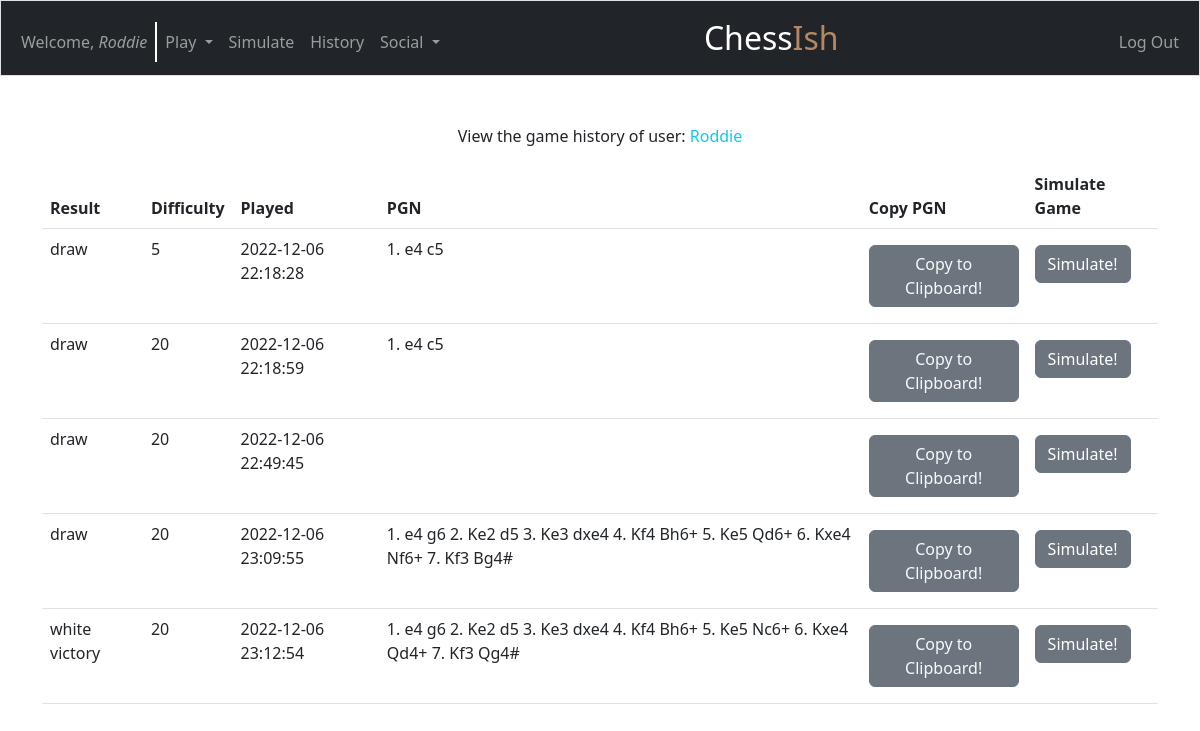
Page /history/Roddie (signed in) on the committed database.
### tables this page shows
CREATE TABLE 'users' ('id' INTEGER PRIMARY KEY AUTOINCREMENT NOT NULL,'username' INTEGER, 'hash' TEXT, 'bio' TEXT);

CREATE TABLE 'games' ('id' INTEGER PRIMARY KEY AUTOINCREMENT NOT NULL, 'user_id' INTEGER NOT NULL, 'pgn' TEXT NOT NULL, 'timestamp' DATETIME NOT NULL DEFAULT CURRENT_TIMESTAMP, 'ai_level'  INTEGER NOT NULL  ,'won' TEXT NOT NULL  );

### app.py (the view)
@app.route("/history/<queried_username>")
@login_required
def history(queried_username):
    rows = (db.execute("SELECT id FROM users WHERE username = ?", queried_username))
    if not rows:
        return apology("Invalid search")
    queried_id = rows[0]['id']
    games = db.execute("SELECT * FROM games WHERE user_id = :id", id=queried_id)
    username = (db.execute("SELECT username FROM users WHERE id  = :id", id=session["user_id"]))[0]["username"]
    return render_template("history.html", games=games, username=username, queried_username=queried_username)

### app.py (called while the page is built)
@app.after_request
def after_request(response):
    response.headers["Cache-Control"] = "no-cache, no-store, must-revalidate"
    response.headers["Expires"] = 0
    response.headers["Pragma"] = "no-cache"
    return response

### helpers.py (called while the page is built)
def login_required(f):
    @wraps(f)
    def decorated_function(*args, **kwargs):
        if session.get("user_id") is None:
            return redirect("/login")
        return f(*args, **kwargs)
    return decorated_function

### templates/history.html (shortened to what this page needs)
{% extends "layout.html" %}
{% block main %}
<p class="text-left">View the game history of user: <span class="text-info">{{ queried_username }}</span></p>
    <table class="table">
        <thead>
            <tr>
                <th class="text-start">Result</th>
                <th class="text-start">Difficulty</th>
                <th class="text-start">Played</th>
                <th class="text-start">PGN</th>
                <th class="text-start">Copy PGN</th>
                <th class="text-start">Simulate Game</th>
            </tr>
        </thead>
        <tbody>
            {% for game in games %}
                <tr>
                    <td class="text-start">{{ game.won }}</td>
                    <td class="text-start">{{ game.ai_level }}</td>
                    <td class="text-start">{{ game.timestamp }}</td>
                    <td class="text-start" id="{{ game.pgn }}">{{ game.pgn }}</td>
                    <td>
                        <nav class="navbar navbar-light">
                            <button class="btn btn-secondary" type="button" onclick="copyEvent('{{ game.pgn }}')"><a class="text-decoration-none link-light">Copy to Clipboard!</a></button>
                        </nav>
                    </td>
                    <td>
                        <nav class="navbar navbar-light">
                            <form action="/simulate" method="post">
                                <div class="mb-3">
                                    <button class="btn btn-secondary" type="submit">Simulate!</button>
                                </div>
                        </nav>
                    </td>
                </tr>
            {% endfor %}
        </tbody>
    </table>
{% endblock %}

### templates/layout.html (shortened to what this page needs)
<!DOCTYPE html>
<html lang="en">
    <head>
        <link href="https://cdn.jsdelivr.net/npm/bootstrap@5.2.3/dist/css/bootstrap.min.css" rel="stylesheet">
        <link rel="stylesheet" type="text/css" href="{{ url_for('static', filename='chessboard-1.0.0.css') }}">
        <link rel="stylesheet" type="text/css" href="{{ url_for('static', filename='chessboard-1.0.0.min.css') }}">
        <link type=text/css href="{{ url_for('static', filename='styles.css') }}" rel="stylesheet">
    </head>
    <body>
        <nav class="bg-dark border navbar navbar-expand-md navbar-dark">
            <div class="container-fluid">
                <div class="collapse navbar-collapse" id="navbar">
                    {% if session["user_id"] %}
                        <ul class="navbar-nav me-auto mt-2">
                            <li class="linesep"><a class="nav-link">Welcome, <i>{{ username }}</i></a></li>
                            <li class="nav-item dropdown">
                                <a class="nav-link dropdown-toggle" id="navbarDropdownMenuLink" data-bs-toggle="dropdown" aria-haspopup="true" aria-expanded="false">
                                  Play
                                </a>
                            </li>
                            <li class="nav-item"><a class="nav-link" href="/simulate">Simulate</a></li>
                            <li class="nav-item"><a class="nav-link" href="/history/{{ username }}">History</a></li>
                            <li class="nav-item dropdown">
                                <a class="nav-link dropdown-toggle" id="navbarDropdownMenuLink" data-bs-toggle="dropdown" aria-haspopup="true" aria-expanded="false">
                                  Social
                                </a>
                            </li>
                        </ul>
                        <a class="navbar-brand" href="/"><span>Chess</span><span class="beige">Ish</span></a>
                        <ul class="navbar-nav ms-auto mt-2">
                            <li class="nav-item"><a class="nav-link" href="/logout">Log Out</a></li>
                        </ul>
                    {% else %}
                        <ul class="navbar-nav ms-auto mt-2">
                            <li class="nav-item"><a class="nav-link" href="/register">Register</a></li>
                            <li class="nav-item"><a class="nav-link" href="/login">Log In</a></li>
                        </ul>
                    {% endif %}
                </div>
            </div>
        </nav>
        <main class="container py-5 text-center">
            {% block main %}{% endblock %}
        </main>
    </body>
</html>

### static/styles.css (style rules this page uses)
nav .navbar-brand { font-size: xx-large; }
.linesep { border-right: 2px solid #ffffff; }
nav .navbar-brand .beige { color: #b58863; }

### rows in the picture
users: username "Roddie"
games: won "draw", ai_level "5", timestamp "2022-12-06 22:18:28", pgn "1. e4 c5"
games: won "draw", ai_level "20", timestamp "2022-12-06 22:18:59", pgn "1. e4 c5"
games: won "draw", ai_level "20", timestamp "2022-12-06 22:49:45"
games: won "draw", ai_level "20", timestamp "2022-12-06 23:09:55", pgn "1. e4 g6 2. Ke2 d5 3. Ke3 dxe4 4. Kf4 Bh6+ 5. Ke5 Qd6+ 6. Kxe4 Nf6+ 7. Kf3 Bg4#"
games: won "white victory", ai_level "20", timestamp "2022-12-06 23:12:54", pgn "1. e4 g6 2. Ke2 d5 3. Ke3 dxe4 4. Kf4 Bh6+ 5. Ke5 Nc6+ 6. Kxe4 Qd4+ 7. Kf3 Qg4#"
